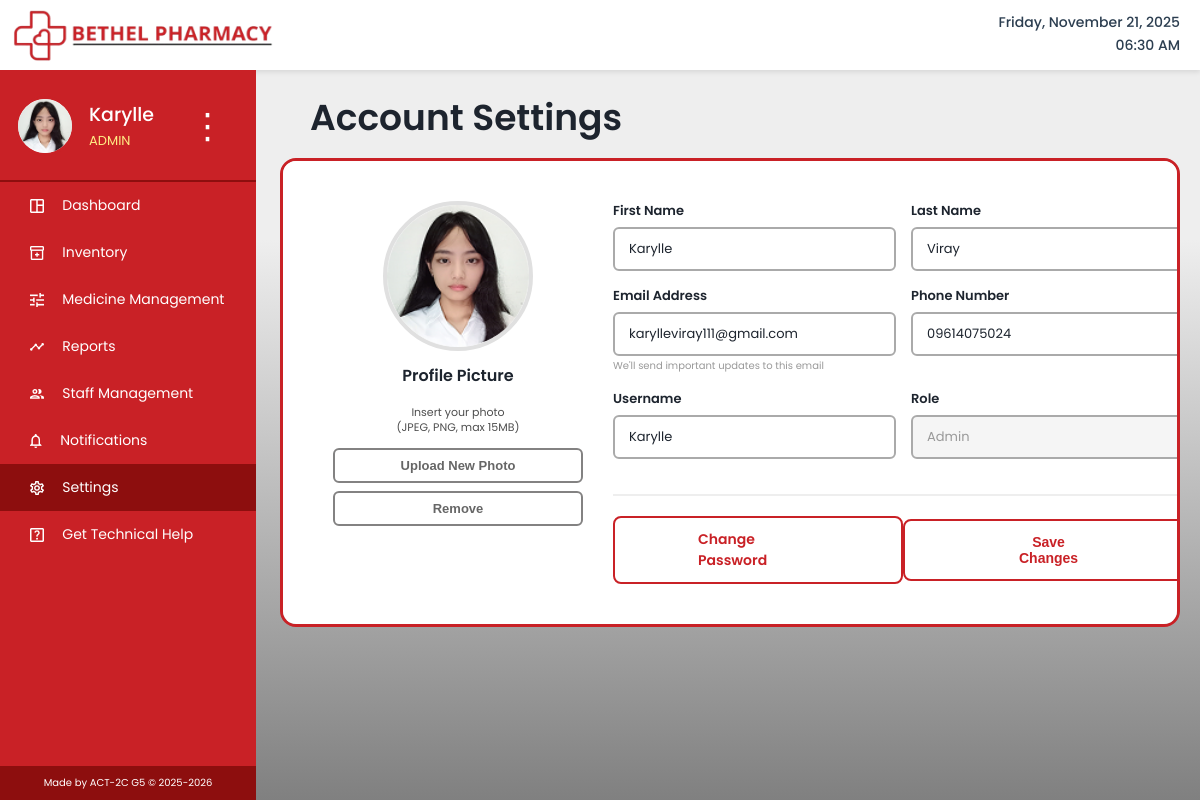
The page /settings.php (signed in) on the database its author committed.
### tables this page shows
CREATE TABLE `users` (
  `id` int(11) NOT NULL,
  `username` varchar(50) NOT NULL,
  `first_name` varchar(100) DEFAULT NULL,
  `last_name` varchar(100) DEFAULT NULL,
  `email` varchar(100) NOT NULL,
  `phone` varchar(20) DEFAULT NULL,
  `profile_picture` varchar(255) DEFAULT NULL,
  `role` enum('admin','staff') DEFAULT 'staff',
  `password` varchar(255) NOT NULL,
  `created_at` timestamp NOT NULL DEFAULT current_timestamp(),
  `last_login` timestamp NULL DEFAULT NULL,
  `status` enum('active','inactive') DEFAULT 'active',
  `reset_token` varchar(64) DEFAULT NULL,
  `reset_expiry` datetime DEFAULT NULL
);

### settings.php (the view, shortened to what this page needs)
<?php
$current_date = date('l, F j, Y');
$current_time = date('h:i A');
$conn = new mysqli("localhost", "root", "", "bethel_pharmacy");
$user_id = $_SESSION['user_id'];
$query = $conn->prepare("SELECT * FROM users WHERE id = ?");
$query->bind_param("i", $user_id);
$query->execute();
$user = $query->get_result()->fetch_assoc();
?>
<!DOCTYPE html>
<html lang="en">
<head>
    <link rel="stylesheet" href="css/base.css">
    <link rel="stylesheet" href="css/header.css">
    <link rel="stylesheet" href="css/sidebar.css">
    <link rel="stylesheet" href="css/settings.css">
</head>
<body>
    <header class="header">
        <img src="assets/bethel_logo.png" alt="Bethel Pharmacy" class="logo">
        <div class="datetime">
            <div><?php echo $current_date; ?></div>
            <div><?php echo $current_time; ?></div>
        </div>
    </header>
    <nav class="sidebar">
        <div class="profile-container">
            <div class="profile-image">
                <?php if ($user['profile_picture'] && file_exists($user['profile_picture'])): ?>
                    <img src="<?php echo $user['profile_picture']; ?>" alt="Profile">
                <?php else: ?>
                    <img src="assets/user.png" alt="User Profile">
                <?php endif; ?>
            </div>
            <div class="profile-info">
                <div class="profile-username"><?php echo htmlspecialchars($_SESSION['username']); ?></div>
                <div class="profile-role"><?php echo ucfirst($_SESSION['role']); ?></div>
            </div>
            <div class="profile-menu" onclick="this.nextElementSibling.classList.toggle('show')">&vellip;</div>
        </div>
        <div class="nav-buttons">
            <?php if ($_SESSION['role'] === 'admin'): ?>
                <a href="admin_dashboard.php" class="nav-button"><img src="assets/dashboard.png" alt="">Dashboard</a>
                <a href="inventory.php" class="nav-button"><img src="assets/inventory.png" alt="">Inventory</a>
                <a href="medicine_management.php" class="nav-button"><img src="assets/management.png" alt="">Medicine Management</a>
                <a href="reports.php" class="nav-button"><img src="assets/reports.png" alt="">Reports</a>
                <a href="staff_management.php" class="nav-button"><img src="assets/staff.png" alt="">Staff Management</a>
                <a href="notifications.php" class="nav-button"><img src="assets/notifs.png" alt="">Notifications</a>
                <a href="settings.php" class="nav-button active"><img src="assets/settings.png" alt="">Settings</a>
                <a href="help.php" class="nav-button"><img src="assets/help.png" alt="">Get Technical Help</a>
            <?php endif; ?>
        </div>
        <div class="sidebar-credits">Made by ACT-2C G5 © 2025-2026</div>
    </nav>
    <main class="notifications-container">
        <div class="notifications-header">
            <h2>Account Settings</h2>
        </div>
        <div class="settings-card">
            <form method="POST" enctype="multipart/form-data" class="settings-form" id="settingsForm">
                <div class="profile-picture-section">
                    <div class="profile-picture-wrapper">
                        <?php if ($user['profile_picture'] && file_exists($user['profile_picture'])): ?>
                            <img src="<?php echo $user['profile_picture']; ?>" alt="Profile" id="preview">
                        <?php else: ?>
                            <span class="placeholder" id="preview">👤</span>
                        <?php endif; ?>
                    </div>
                    <div class="profile-picture-label">Profile Picture</div>
                    <div class="profile-picture-hint">Insert your photo<br>(JPEG, PNG, max 15MB)</div>
                    <div class="profile-picture-buttons">
                        <button type="button" class="upload-btn" onclick="document.getElementById('profile_picture_input').click()">
                            Upload New Photo
                        </button>
                        <button type="button" class="remove-btn" onclick="removePicture()">Remove</button>
                    </div>
                </div>
                <div class="form-fields-section">
                    <div class="form-row">
                        <div class="form-group">
                            <label for="first_name">First Name</label>
                            <input type="text" id="first_name" name="first_name"
                                   value="<?php echo htmlspecialchars($user['first_name'] ?? ''); ?>" required>
                        </div>
                        <div class="form-group">
                            <label for="last_name">Last Name</label>
                            <input type="text" id="last_name" name="last_name"
                                   value="<?php echo htmlspecialchars($user['last_name'] ?? ''); ?>" required>
                        </div>
                    </div>
                    <div class="form-row">
                        <div class="form-group">
                            <label for="email">Email Address</label>
                            <input type="email" id="email" name="email"
                                   value="<?php echo htmlspecialchars($user['email']); ?>" required>
                            <div class="form-hint">We'll send important updates to this email</div>
                        </div>
                        <div class="form-group">
                            <label for="phone">Phone Number</label>
                            <input type="tel" id="phone" name="phone"
                                   value="<?php echo htmlspecialchars($user['phone'] ?? ''); ?>"
                                   pattern="[0-9]{10,11}" placeholder="09XXXXXXXXX">
                        </div>
                    </div>
                    <div class="form-row">
                        <div class="form-group">
                            <label for="username">Username</label>
                            <input type="text" id="username" name="username"
                                   value="<?php echo htmlspecialchars($user['username']); ?>" required>
                        </div>
                        <div class="form-group">
                            <label for="role">Role</label>
                            <input type="text" id="role" name="role"
                                   value="<?php echo ucfirst($user['role']); ?>" disabled>
                        </div>
                    </div>
                    <div class="button-container">
                        <a href="change_password.php" class="password-btn">
                             Change Password
                        </a>
                        <button type="submit" name="update_profile" class="save-btn">Save Changes</button>
                    </div>
                </div>
            </form>
        </div>
    </main>
</body>
</html>

### css/base.css (style rules this page uses)
* { margin: 0; padding: 0; box-sizing: border-box; }
html, body { margin: 0; padding: 0; height: 100%; }
body { font-family: 'Poppins', sans-serif; background: linear-gradient(180deg, #EEEEEE 30%, #808080 100%); min-height: 100vh; overflow: hidden; }

### css/header.css (style rules this page uses)
.header { display: flex; justify-content: space-between; align-items: center; padding-bottom: 2px; padding-right: 20px; background: white; box-shadow: 0 2px 5px rgba(0,0,0,0.1); }
.logo { width: 289px; height: 68px; object-fit: contain; }
.datetime { display: flex; flex-direction: column; align-items: flex-end; gap: 2px; font-family: 'Poppins', sans-serif; }
.datetime > div, .date-text, .time-text { font-size: 14px; color: #2c3e50; font-weight: 500; }

### css/sidebar.css (style rules this page uses)
.sidebar { width: 256px; min-height: calc(100vh - 70px); background: #C92126; position: fixed; top: 70px; left: 0; display: flex; flex-direction: column; }
.profile-container { width: 210px; height: 65px; position: absolute; top: 23px; left: 15px; display: flex; align-items: center; }
.profile-container .profile-image { width: 60px; height: 60px; border-radius: 50%; overflow: hidden; border: 3px solid #C92126; background: #f5f5f5; display: flex; align-items: center; justify-content: center; }
.profile-container .profile-image img { width: 100%; height: 100%; object-fit: cover; }
.profile-info { margin: 0 14px; flex: 1; }
.profile-username { font-weight: 500; font-size: 19px; color: white; margin-bottom: 2px; }
.profile-role { font-size: 13px; text-transform: uppercase; color: #FFEC85; }
.profile-menu { font-size: 35px; color: white; cursor: pointer; }
.nav-buttons { width: 100%; margin-top: 110px; border-top: 2px solid #8D0E0E; }
.nav-button { width: 100%; height: 47px; background: transparent; border: none; cursor: pointer; font-size: 14px; color: white; text-align: left; padding: 10px 10px 10px 0.8cm; display: flex; align-items: center; gap: 18px; transition: background 0.2s; text-decoration: none; pointer-events: auto; }
.nav-button:hover, .nav-button.active { background: #8D0E0E; pointer-events: none; cursor: default; }
.sidebar-credits { width: 256px; height: 34px; background: #8D0E0E; margin-top: auto; display: flex; align-items: center; justify-content: center; font-size: 10px; color: white; }

### rows shown on the page
users: profile_picture (picture), first_name "Karylle", last_name "Viray", email "karylleviray111@gmail.com", phone "09614075024", username "Karylle", role "Admin"

### other values the page prints
$_SESSION['username'] "Karylle"
$_SESSION['role'] "ADMIN"
